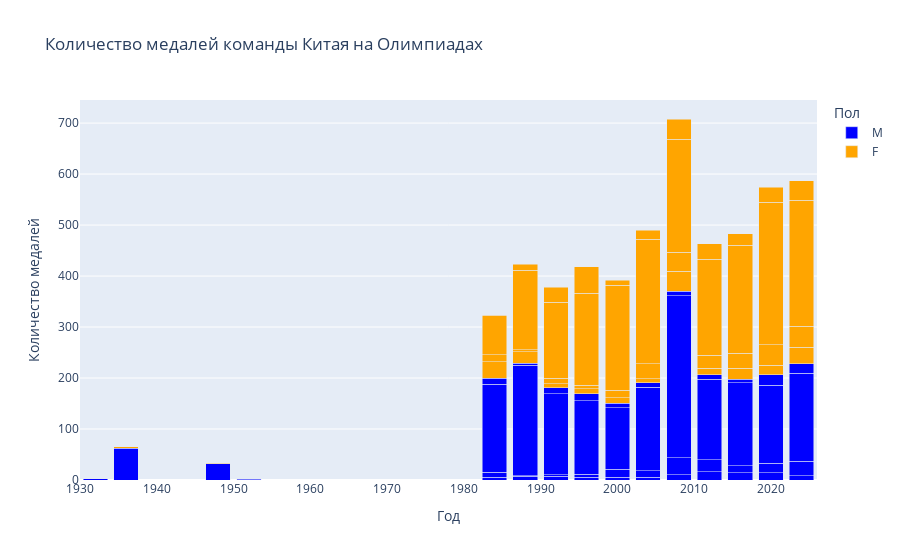

The notebook cell saved with this chart:
### Markdown cell above
9. Сколько медалей завоёвывали спортсмены и спортсменки (отдельно) команды Китая на каждой олимпиаде?

### Code cell
china_data = df[df['Team'] == 'China']

medal_counts = china_data.groupby(['Year', 'Sex', 'Medal']).size().reset_index(name='Count')

medal_counts = medal_counts[medal_counts['Medal'].notnull()]

fig = px.bar(medal_counts, 
             x='Year', 
             y='Count', 
             color='Sex', 
             barmode='stack', 
             title='Количество медалей команды Китая на Олимпиадах',
             labels={'Count': 'Количество медалей', 'Year': 'Год'},
             color_discrete_sequence=['blue', 'orange'])

fig.update_layout(xaxis_title='Год', yaxis_title='Количество медалей', 
                  legend_title='Пол')

fig.show()

### Figure 1 — Plotly figure (JSON) as saved in the notebook; plotly's stock layout.template omitted (floating-point values rounded to 4 significant figures)
{"data": [{"alignmentgroup": "True", "hovertemplate": "Sex=M<br>Год=%{x}<br>Количество медалей=%{y}<extra></extra>", "legendgroup": "M", "marker": {"color": "blue", "pattern": {"shape": ""}}, "name": "M", "offsetgroup": "M", "orientation": "v", "showlegend": true, "textposition": "auto", "type": "bar", "x": [1932, 1936, 1948, 1952, 1984, 1984, 1984, 1984, 1988, 1988, 1988, 1988, 1992, 1992, 1992, 1992, 1996, 1996, 1996, 1996, 2000, 2000, 2000, 2000, 2004, 2004, 2004, 2004, 2008, 2008, 2008, 2008, 2012, 2012, 2012, 2012, 2016, 2016, 2016, 2016, 2020, 2020, 2020, 2020, 2024, 2024, 2024, 2024], "xaxis": "x", "y": [2, 62, 32, 1, 5, 10, 173, 12, 7, 1, 217, 4, 7, 3, 159, 12, 5, 6, 144, 14, 5, 16, 121, 9, 5, 13, 164, 9, 10, 34, 317, 9, 16, 24, 158, 8, 14, 14, 163, 7, 14, 19, 153, 20, 8, 29, 172, 19], "yaxis": "y"}, {"alignmentgroup": "True", "hovertemplate": "Sex=F<br>Год=%{x}<br>Количество медалей=%{y}<extra></extra>", "legendgroup": "F", "marker": {"color": "orange", "pattern": {"shape": ""}}, "name": "F", "offsetgroup": "F", "orientation": "v", "showlegend": true, "textposition": "auto", "type": "bar", "x": [1936, 1948, 1984, 1984, 1984, 1984, 1988, 1988, 1988, 1988, 1992, 1992, 1992, 1992, 1996, 1996, 1996, 1996, 2000, 2000, 2000, 2000, 2004, 2004, 2004, 2004, 2008, 2008, 2008, 2008, 2012, 2012, 2012, 2012, 2016, 2016, 2016, 2016, 2020, 2020, 2020, 2020, 2024, 2024, 2024, 2024], "xaxis": "x", "y": [3, 1, 32, 14, 76, 1, 23, 3, 156, 12, 8, 11, 149, 29, 10, 7, 180, 52, 10, 15, 206, 10, 8, 29, 244, 18, 39, 38, 221, 40, 13, 26, 188, 30, 21, 30, 211, 23, 19, 40, 280, 29, 32, 42, 247, 38], "yaxis": "y"}], "layout": {"autosize": true, "barmode": "stack", "legend": {"title": {"text": "Пол"}, "tracegroupgap": 0}, "title": {"text": "Количество медалей команды Китая на Олимпиадах"}, "xaxis": {"anchor": "y", "autorange": true, "domain": [0, 1], "range": [1930, 2026], "title": {"text": "Год"}, "type": "linear"}, "yaxis": {"anchor": "x", "autorange": true, "domain": [0, 1], "range": [0, 745.3], "title": {"text": "Количество медалей"}, "type": "linear"}}}
